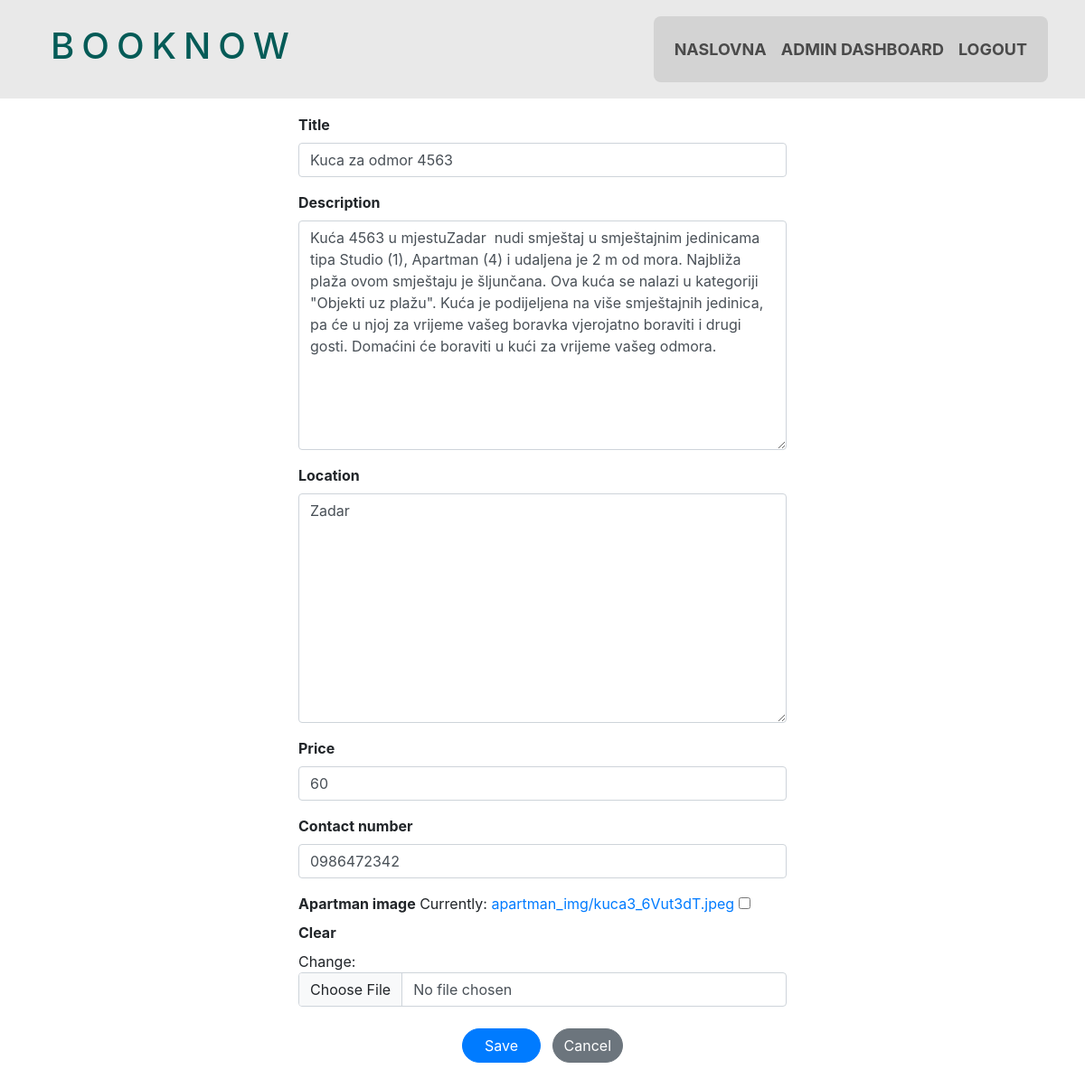
/app/edit_apartman/25/ (signed in), run on the app's committed database.
### app/models.py (models this page shows)
class Apartman(models.Model):
    title = models.CharField(max_length=200)
    description = models.TextField()
    location=models.TextField(default="no location")
    price = models.CharField(max_length=15, null=True, blank=True)
    user = models.ForeignKey(User, on_delete=models.CASCADE)
    contact_number = models.CharField(max_length=15, null=True, blank=True)
    apartman_image = models.ImageField(upload_to='apartman_img/', null=True, blank=True)

### app/views.py (the view)
# urls.py: path('edit_apartman/<int:apartman_id>/', views.edit_apartman, name='edit_apartman'),
@login_required
def edit_apartman(request, apartman_id):
    apartman = get_object_or_404(Apartman, id=apartman_id)
    if request.method == 'POST':
        form = ApartmanForm(request.POST, request.FILES, instance=apartman)
        if form.is_valid():
            form.save()
            return HttpResponseRedirect(reverse('app:apartman_detail', args=[apartman.id]))
    else:
        form = ApartmanForm(instance=apartman)
    return render(request, 'app/edit_apartman.html', {'form': form, 'apartman': apartman})

### app/forms.py
class ApartmanForm(ModelForm):
    class Meta:
        model = Apartman
        fields= ['title','description', 'location','price','contact_number','apartman_image']

### app/templates/app/edit_apartman.html (shortened to what this page needs)
{% extends "app/base.html" %}
{% load widget_tweaks %}
{% block content %}
<!DOCTYPE html>
<html lang="en">
<head>
  <link rel="stylesheet" href="https://stackpath.bootstrapcdn.com/bootstrap/4.5.2/css/bootstrap.min.css">
</head>
<body>
  <div class="container">
    <div class="row justify-content-center">
      <div class="col-md-6">
        <form method="post" enctype="multipart/form-data">
          {% for field in form.visible_fields %}
            {% if field.label != "Text" %}
              <div class="form-group mt-3">
                <label for="{{ field.id_for_label }}">{{ field.label }}</label>
                {{ field|add_class:'form-control' }}
              </div>
            {% endif %}
          {% endfor %}
          <div class="form-group mt-4 mb-5 text-center">
            <button type="submit" class="btn btn-primary px-4 rounded-pill mr-2">
               Save
            </button>
            <a href="{% url 'app:apartman_detail' apartman.id %}" class="btn btn-secondary rounded-pill">Cancel</a>
          </div>
        </form>
      </div>
    </div>
  </div>
</body>
</html>
{% endblock %}

### static/app/app.css (style rules this page uses)
* { padding: 0; margin: 0; }
body { background-color: #fffffe; }
.form-group { position: relative; margin-bottom: 1.5rem; }
.form-group label { font-weight: bold; margin-bottom: 0.5rem; }
.form-control { border-radius: 0.25rem; border: 1px solid #ccc; padding: 0.5rem 1rem; }
.btn-primary { background-color: #007bff; border-color: #007bff; }
.btn-secondary { background-color: #6c757d; border-color: #6c757d; }
a { text-decoration: none; }
.container { padding-top: 110px; }

### data on the page
Apartman: visible_fields "Kuca za odmor 4563" "Kuća 4563 u mjestuZadar nudi smještaj u smještajnim jedinicama tipa Studio (1), Apartman (4) i udaljena je 2 m od mora. Najbliža plaža ovom smještaju je šljunčana. Ova kuća se nalazi u kategoriji \"Objekti uz plažu\". Kuća je podijeljena na više smještajnih jedinica, pa će u njoj za vrijeme vašeg boravka vjerojatno boraviti i drugi gosti. Domaćini će boraviti u kući za vrijeme vašeg odmora." "Zadar" "60" "0986472342"

### other printed values
{{ field.label }} "Title" "Description" "Location" "Price" "Contact number" "Apartman image"
